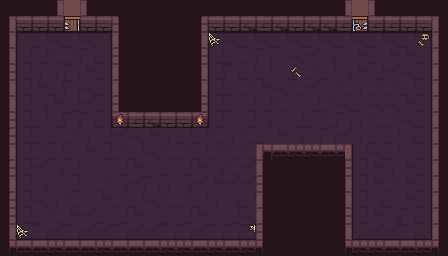

A level layout from a 2D game, rendered from its tile map. Below: a short description, then the map file with its tile-grid data intact:
An orthogonal 28x16 tile map with 16x16 px tiles, 2 tile layers (map, scatter) and 11 objects (PlayerStart, Crate, Spikes, Tomb, Coffee, ...).

<map version="1.5" tiledversion="1.7.2" orientation="orthogonal" renderorder="right-down" width="28" height="16" tilewidth="16" tileheight="16" infinite="0" nextlayerid="4" nextobjectid="35">
 <editorsettings>
  <export target="../game/src/maps/hand_fucking_coded.lua" format="lua" />
 </editorsettings>
 <tileset firstgid="1" source="tileset/dungeon-tileset.tsx" />
 <layer id="1" name="map" width="28" height="16">
  <data encoding="csv">
79,79,79,31,70,36,79,79,79,79,79,79,79,79,79,79,79,79,79,79,79,31,70,36,79,79,79,79,
11,2,5,5,37,2,5,6,79,79,79,79,1,5,5,4,3,4,5,4,4,3,38,3,3,5,5,36,
11,12,13,14,13,14,15,16,79,79,79,79,11,12,14,13,14,13,14,13,14,13,14,13,14,13,15,36,
31,22,17,10,7,29,25,26,79,79,79,79,21,22,20,7,29,19,9,28,27,19,18,20,18,18,25,36,
21,22,30,30,29,18,25,36,79,79,79,79,31,22,29,8,8,19,20,7,8,27,18,17,28,9,25,36,
11,22,18,8,29,9,25,16,79,79,79,79,11,22,20,7,18,9,10,28,19,10,30,7,7,8,25,36,
31,22,27,18,17,28,25,26,79,79,79,79,21,22,20,17,17,10,19,17,7,9,20,9,9,18,25,36,
21,22,8,17,29,29,25,2,3,4,5,2,3,22,19,17,27,19,17,20,10,29,30,10,7,9,25,36,
1,22,20,20,7,30,17,28,9,18,30,8,8,10,30,10,20,18,27,19,29,28,30,20,8,27,25,36,
11,22,7,8,20,18,17,7,8,9,10,7,8,7,10,10,51,42,43,44,45,56,22,9,8,19,25,36,
1,22,28,27,17,19,19,17,18,19,20,17,18,27,10,28,16,79,79,79,79,21,22,18,30,18,25,36,
11,22,27,19,17,19,7,27,28,29,30,27,28,18,28,28,26,79,79,79,79,31,22,18,7,18,25,36,
1,22,9,30,10,19,18,7,8,9,10,7,8,30,27,8,36,79,79,79,79,11,22,27,20,18,25,36,
21,22,20,10,18,28,20,17,18,19,20,17,18,19,17,9,16,79,79,79,79,21,22,18,27,29,25,36,
11,32,34,33,34,33,33,34,33,33,34,34,33,34,34,34,26,79,79,79,79,31,32,33,33,34,35,36,
41,42,45,44,42,42,43,42,45,42,44,43,45,43,42,43,46,79,79,79,79,41,43,43,42,45,44,46
</data>
 </layer>
 <layer id="3" name="scatter" width="28" height="16">
  <data encoding="csv">
0,0,0,0,0,0,0,0,0,0,0,0,0,0,0,0,0,0,0,0,0,0,0,0,0,0,0,0,
0,0,0,0,0,0,0,0,0,0,0,0,0,0,0,0,0,0,0,0,0,0,0,0,0,0,0,0,
0,0,0,0,0,0,0,0,0,0,0,0,0,65,0,0,0,0,0,0,0,0,0,0,0,0,78,0,
0,0,0,0,0,0,0,0,0,0,0,0,0,0,0,0,0,0,0,0,0,0,0,0,0,0,0,0,
0,0,0,0,0,0,0,0,0,0,0,0,0,0,0,0,0,0,69,0,0,0,0,0,0,0,0,0,
0,0,0,0,0,0,0,0,0,0,0,0,0,0,0,0,0,0,0,0,0,0,0,0,0,0,0,0,
0,0,0,0,0,0,0,0,0,0,0,0,0,0,0,0,0,0,0,0,0,0,0,0,0,0,0,0,
0,0,0,0,0,0,0,91,0,0,0,0,91,0,0,0,0,0,0,0,0,0,0,0,0,0,0,0,
0,0,0,0,0,0,0,0,0,0,0,0,0,0,0,0,0,0,0,0,0,0,0,0,0,0,0,0,
0,0,0,0,0,0,0,0,0,0,0,0,0,0,0,0,0,0,0,0,0,0,0,0,0,0,0,0,
0,0,0,0,0,0,0,0,0,0,0,0,0,0,0,0,0,0,0,0,0,0,0,0,0,0,0,0,
0,0,0,0,0,0,0,0,0,0,0,0,0,0,0,0,0,0,0,0,0,0,0,0,0,0,0,0,
0,0,0,0,0,0,0,0,0,0,0,0,0,0,0,0,0,0,0,0,0,0,0,0,0,0,0,0,
0,0,0,0,0,0,0,0,0,0,0,0,0,0,0,0,0,0,0,0,0,0,0,0,0,0,0,0,
0,65,0,0,0,0,0,0,0,0,0,0,0,0,0,66,0,0,0,0,0,0,0,0,0,0,0,0,
0,0,0,0,0,0,0,0,0,0,0,0,0,0,0,0,0,0,0,0,0,0,0,0,0,0,0,0
</data>
 </layer>
 <objectgroup id="2" name="entities">
  <object id="6" name="PlayerStart" gid="76" x="64" y="48" width="16" height="16" />
  <object id="11" name="Crate" gid="84" x="64" y="160" width="16" height="16" />
  <object id="16" name="Spikes" gid="93" x="96" y="144" width="16" height="16" />
  <object id="19" name="Tomb" gid="83" x="352" y="80" width="16" height="16" />
  <object id="20" name="Coffee" gid="98" x="256" y="80" width="16" height="16" />
  <object id="21" name="Light" gid="87" x="112" y="208" width="16" height="16" />
  <object id="28" template="templates/Light.tx" x="176" y="128" />
  <object id="30" template="templates/Mirror.tx" x="208" y="208" />
  <object id="31" template="templates/Mirror.tx" x="128" y="192">
   <properties>
    <property name="initialFacingDir" value="DownRight" />
   </properties>
  </object>
  <object id="32" template="templates/Mirror.tx" x="208" y="160">
   <properties>
    <property name="initialFacingDir" value="DownLeft" />
   </properties>
  </object>
  <object id="33" template="templates/Mirror.tx" x="128" y="160">
   <properties>
    <property name="initialFacingDir" value="UpRight" />
   </properties>
  </object>
 </objectgroup>
</map>
